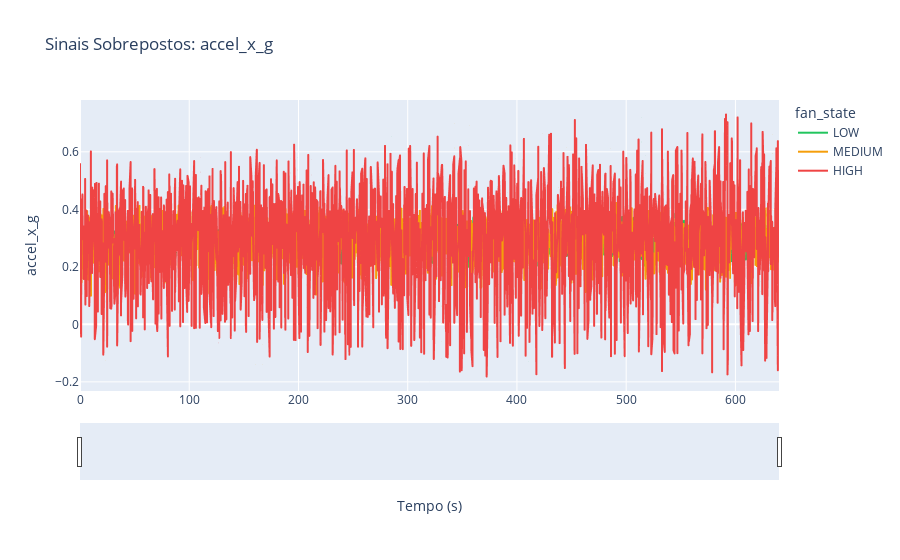
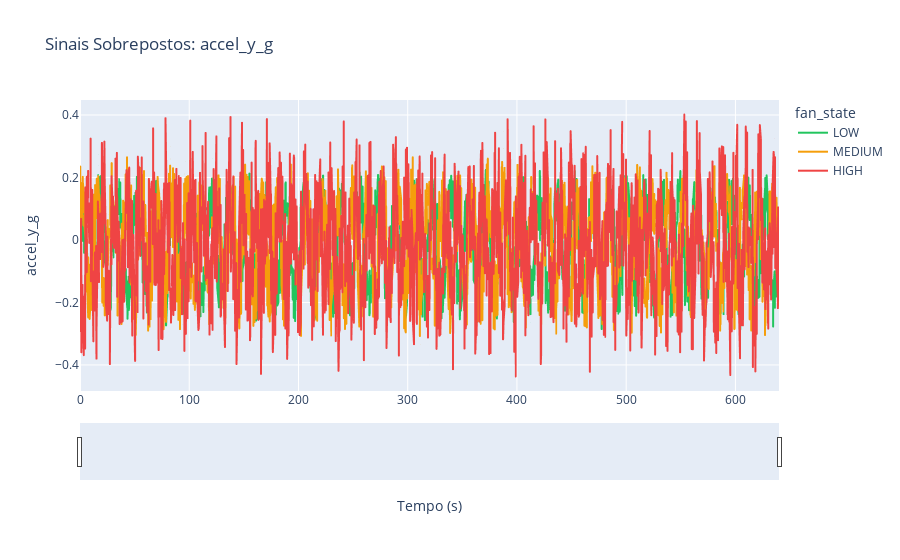
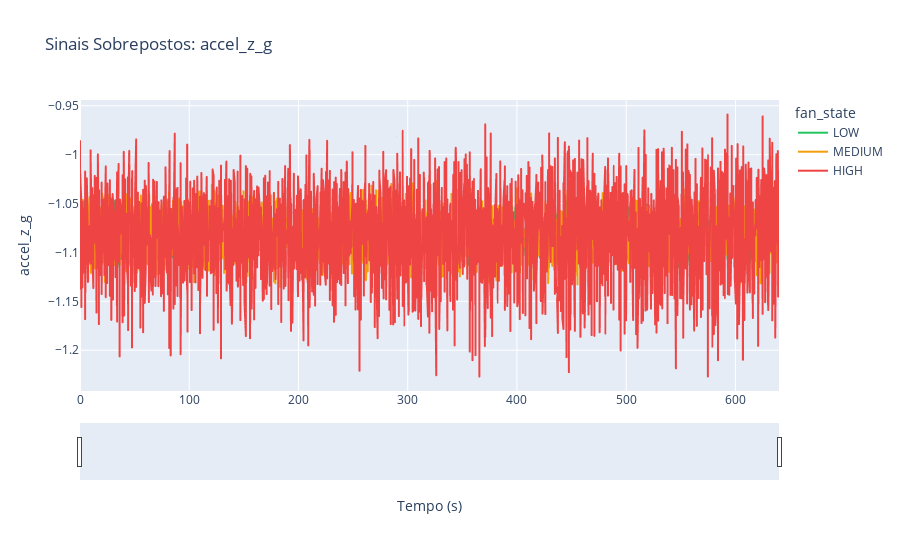
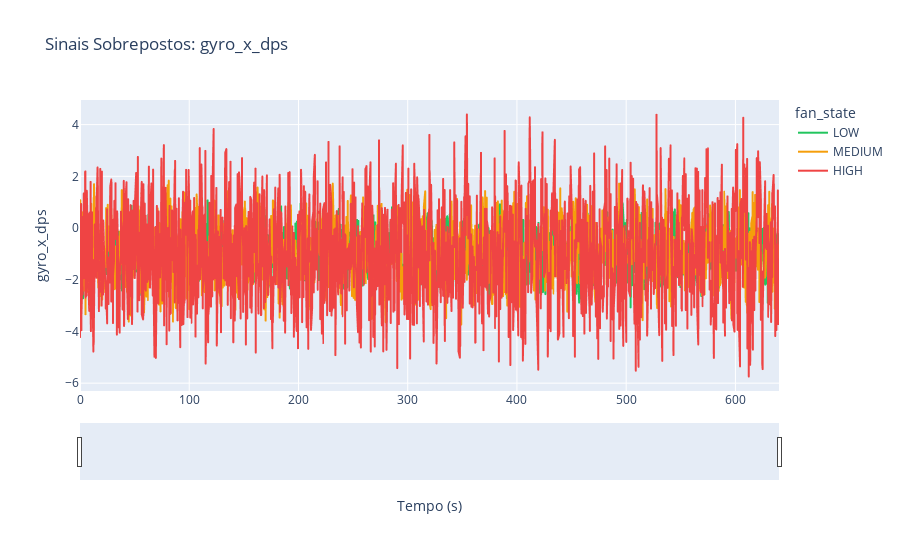

Notebook source saved alongside these figures, in order:
### Code cell
# =============================================================================
# Celula 10: Graficos interativos sobrepostos (Plotly)
# =============================================================================
print('Gerando graficos sobrepostos por eixo...')

for axis in SENSOR_AXES:
    fig = px.line(
        df, x='relative_time_s', y=axis,
        color='fan_state',
        title=f'Sinais Sobrepostos: {axis}',
        labels={'relative_time_s': 'Tempo (s)', axis: axis},
        color_discrete_map={'LOW': '#22c55e', 'MEDIUM': '#f59e0b', 'HIGH': '#ef4444'},
        category_orders={'fan_state': ['LOW', 'MEDIUM', 'HIGH']},
    )
    fig.update_layout(xaxis_rangeslider_visible=True)
    fig.write_html(os.path.join(OUTPUT_FIGURES, f'03_interactive_sobreposto_{axis}.html'))
    fig.show()
    print(f'  Salvo: 03_interactive_sobreposto_{axis}.html')

### Figure 1 — Plotly figure (JSON) as saved in the notebook; plotly's stock layout.template omitted (floating-point values rounded to 4 significant figures; data arrays with more than 128 entries replaced by an {"elided": "..."} marker saying what was removed)
{"data": [{"hovertemplate": "fan_state=LOW<br>Tempo (s)=%{x}<br>accel_x_g=%{y}<extra></extra>", "legendgroup": "LOW", "line": {"color": "#22c55e", "dash": "solid"}, "marker": {"symbol": "circle"}, "mode": "lines", "name": "LOW", "showlegend": true, "type": "scattergl", "x": {"elided": "2515 float values"}, "xaxis": "x", "y": {"elided": "2515 float values"}, "yaxis": "y"}, {"hovertemplate": "fan_state=MEDIUM<br>Tempo (s)=%{x}<br>accel_x_g=%{y}<extra></extra>", "legendgroup": "MEDIUM", "line": {"color": "#f59e0b", "dash": "solid"}, "marker": {"symbol": "circle"}, "mode": "lines", "name": "MEDIUM", "showlegend": true, "type": "scattergl", "x": {"elided": "2505 float values"}, "xaxis": "x", "y": {"elided": "2505 float values"}, "yaxis": "y"}, {"hovertemplate": "fan_state=HIGH<br>Tempo (s)=%{x}<br>accel_x_g=%{y}<extra></extra>", "legendgroup": "HIGH", "line": {"color": "#ef4444", "dash": "solid"}, "marker": {"symbol": "circle"}, "mode": "lines", "name": "HIGH", "showlegend": true, "type": "scattergl", "x": {"elided": "2493 float values"}, "xaxis": "x", "y": {"elided": "2493 float values"}, "yaxis": "y"}], "layout": {"legend": {"title": {"text": "fan_state"}, "tracegroupgap": 0}, "title": {"text": "Sinais Sobrepostos: accel_x_g"}, "xaxis": {"anchor": "y", "domain": [0, 1], "rangeslider": {"visible": true}, "title": {"text": "Tempo (s)"}}, "yaxis": {"anchor": "x", "domain": [0, 1], "title": {"text": "accel_x_g"}}}}

### Figure 2 — Plotly figure (JSON) as saved in the notebook; plotly's stock layout.template omitted (floating-point values rounded to 4 significant figures; data arrays with more than 128 entries replaced by an {"elided": "..."} marker saying what was removed)
{"data": [{"hovertemplate": "fan_state=LOW<br>Tempo (s)=%{x}<br>accel_y_g=%{y}<extra></extra>", "legendgroup": "LOW", "line": {"color": "#22c55e", "dash": "solid"}, "marker": {"symbol": "circle"}, "mode": "lines", "name": "LOW", "showlegend": true, "type": "scattergl", "x": {"elided": "2515 float values"}, "xaxis": "x", "y": {"elided": "2515 float values"}, "yaxis": "y"}, {"hovertemplate": "fan_state=MEDIUM<br>Tempo (s)=%{x}<br>accel_y_g=%{y}<extra></extra>", "legendgroup": "MEDIUM", "line": {"color": "#f59e0b", "dash": "solid"}, "marker": {"symbol": "circle"}, "mode": "lines", "name": "MEDIUM", "showlegend": true, "type": "scattergl", "x": {"elided": "2505 float values"}, "xaxis": "x", "y": {"elided": "2505 float values"}, "yaxis": "y"}, {"hovertemplate": "fan_state=HIGH<br>Tempo (s)=%{x}<br>accel_y_g=%{y}<extra></extra>", "legendgroup": "HIGH", "line": {"color": "#ef4444", "dash": "solid"}, "marker": {"symbol": "circle"}, "mode": "lines", "name": "HIGH", "showlegend": true, "type": "scattergl", "x": {"elided": "2493 float values"}, "xaxis": "x", "y": {"elided": "2493 float values"}, "yaxis": "y"}], "layout": {"legend": {"title": {"text": "fan_state"}, "tracegroupgap": 0}, "title": {"text": "Sinais Sobrepostos: accel_y_g"}, "xaxis": {"anchor": "y", "domain": [0, 1], "rangeslider": {"visible": true}, "title": {"text": "Tempo (s)"}}, "yaxis": {"anchor": "x", "domain": [0, 1], "title": {"text": "accel_y_g"}}}}

### Figure 3 — Plotly figure (JSON) as saved in the notebook; plotly's stock layout.template omitted (floating-point values rounded to 4 significant figures; data arrays with more than 128 entries replaced by an {"elided": "..."} marker saying what was removed)
{"data": [{"hovertemplate": "fan_state=LOW<br>Tempo (s)=%{x}<br>accel_z_g=%{y}<extra></extra>", "legendgroup": "LOW", "line": {"color": "#22c55e", "dash": "solid"}, "marker": {"symbol": "circle"}, "mode": "lines", "name": "LOW", "showlegend": true, "type": "scattergl", "x": {"elided": "2515 float values"}, "xaxis": "x", "y": {"elided": "2515 float values"}, "yaxis": "y"}, {"hovertemplate": "fan_state=MEDIUM<br>Tempo (s)=%{x}<br>accel_z_g=%{y}<extra></extra>", "legendgroup": "MEDIUM", "line": {"color": "#f59e0b", "dash": "solid"}, "marker": {"symbol": "circle"}, "mode": "lines", "name": "MEDIUM", "showlegend": true, "type": "scattergl", "x": {"elided": "2505 float values"}, "xaxis": "x", "y": {"elided": "2505 float values"}, "yaxis": "y"}, {"hovertemplate": "fan_state=HIGH<br>Tempo (s)=%{x}<br>accel_z_g=%{y}<extra></extra>", "legendgroup": "HIGH", "line": {"color": "#ef4444", "dash": "solid"}, "marker": {"symbol": "circle"}, "mode": "lines", "name": "HIGH", "showlegend": true, "type": "scattergl", "x": {"elided": "2493 float values"}, "xaxis": "x", "y": {"elided": "2493 float values"}, "yaxis": "y"}], "layout": {"legend": {"title": {"text": "fan_state"}, "tracegroupgap": 0}, "title": {"text": "Sinais Sobrepostos: accel_z_g"}, "xaxis": {"anchor": "y", "domain": [0, 1], "rangeslider": {"visible": true}, "title": {"text": "Tempo (s)"}}, "yaxis": {"anchor": "x", "domain": [0, 1], "title": {"text": "accel_z_g"}}}}

### Figure 4 — Plotly figure (JSON) as saved in the notebook; plotly's stock layout.template omitted (floating-point values rounded to 4 significant figures; data arrays with more than 128 entries replaced by an {"elided": "..."} marker saying what was removed)
{"data": [{"hovertemplate": "fan_state=LOW<br>Tempo (s)=%{x}<br>gyro_x_dps=%{y}<extra></extra>", "legendgroup": "LOW", "line": {"color": "#22c55e", "dash": "solid"}, "marker": {"symbol": "circle"}, "mode": "lines", "name": "LOW", "showlegend": true, "type": "scattergl", "x": {"elided": "2515 float values"}, "xaxis": "x", "y": {"elided": "2515 float values"}, "yaxis": "y"}, {"hovertemplate": "fan_state=MEDIUM<br>Tempo (s)=%{x}<br>gyro_x_dps=%{y}<extra></extra>", "legendgroup": "MEDIUM", "line": {"color": "#f59e0b", "dash": "solid"}, "marker": {"symbol": "circle"}, "mode": "lines", "name": "MEDIUM", "showlegend": true, "type": "scattergl", "x": {"elided": "2505 float values"}, "xaxis": "x", "y": {"elided": "2505 float values"}, "yaxis": "y"}, {"hovertemplate": "fan_state=HIGH<br>Tempo (s)=%{x}<br>gyro_x_dps=%{y}<extra></extra>", "legendgroup": "HIGH", "line": {"color": "#ef4444", "dash": "solid"}, "marker": {"symbol": "circle"}, "mode": "lines", "name": "HIGH", "showlegend": true, "type": "scattergl", "x": {"elided": "2493 float values"}, "xaxis": "x", "y": {"elided": "2493 float values"}, "yaxis": "y"}], "layout": {"legend": {"title": {"text": "fan_state"}, "tracegroupgap": 0}, "title": {"text": "Sinais Sobrepostos: gyro_x_dps"}, "xaxis": {"anchor": "y", "domain": [0, 1], "rangeslider": {"visible": true}, "title": {"text": "Tempo (s)"}}, "yaxis": {"anchor": "x", "domain": [0, 1], "title": {"text": "gyro_x_dps"}}}}
